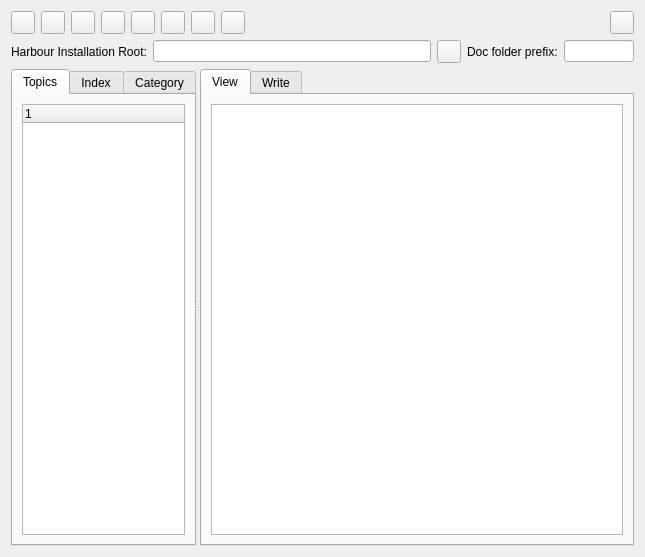
<?xml version="1.0" encoding="UTF-8"?>
<ui version="4.0">
 <class>FormDocViewer</class>
 <widget class="QWidget" name="FormDocViewer">
  <property name="geometry">
   <rect>
    <x>0</x>
    <y>0</y>
    <width>645</width>
    <height>557</height>
   </rect>
  </property>
  <property name="windowTitle">
   <string>Form</string>
  </property>
  <layout class="QGridLayout" name="gridLayout">
   <item row="0" column="0">
    <layout class="QHBoxLayout" name="horizontalLayout_3">
     <item>
      <widget class="QToolButton" name="buttonHome">
       <property name="text">
        <string/>
       </property>
       <property name="autoRaise">
        <bool>false</bool>
       </property>
      </widget>
     </item>
     <item>
      <widget class="QToolButton" name="buttonBackward">
       <property name="text">
        <string/>
       </property>
       <property name="autoRaise">
        <bool>false</bool>
       </property>
      </widget>
     </item>
     <item>
      <widget class="QToolButton" name="buttonForward">
       <property name="text">
        <string/>
       </property>
       <property name="autoRaise">
        <bool>false</bool>
       </property>
      </widget>
     </item>
     <item>
      <widget class="QToolButton" name="buttonUp">
       <property name="text">
        <string/>
       </property>
       <property name="autoRaise">
        <bool>false</bool>
       </property>
      </widget>
     </item>
     <item>
      <widget class="QToolButton" name="buttonRefresh">
       <property name="text">
        <string/>
       </property>
       <property name="autoRaise">
        <bool>false</bool>
       </property>
      </widget>
     </item>
     <item>
      <widget class="QToolButton" name="buttonPrint">
       <property name="text">
        <string/>
       </property>
       <property name="autoRaise">
        <bool>false</bool>
       </property>
      </widget>
     </item>
     <item>
      <widget class="QToolButton" name="buttonPdf">
       <property name="text">
        <string/>
       </property>
      </widget>
     </item>
     <item>
      <widget class="QToolButton" name="buttonPdfAll">
       <property name="text">
        <string/>
       </property>
      </widget>
     </item>
     <item>
      <spacer name="horizontalSpacer_2">
       <property name="orientation">
        <enum>Qt::Horizontal</enum>
       </property>
       <property name="sizeHint" stdset="0">
        <size>
         <width>40</width>
         <height>20</height>
        </size>
       </property>
      </spacer>
     </item>
     <item>
      <widget class="QToolButton" name="buttonExit">
       <property name="text">
        <string/>
       </property>
       <property name="autoRaise">
        <bool>false</bool>
       </property>
      </widget>
     </item>
    </layout>
   </item>
   <item row="1" column="0">
    <layout class="QHBoxLayout" name="horizontalLayout">
     <item>
      <widget class="QLabel" name="labelInstall">
       <property name="text">
        <string>Harbour Installation Root:</string>
       </property>
      </widget>
     </item>
     <item>
      <widget class="QLineEdit" name="editInstall"/>
     </item>
     <item>
      <widget class="QToolButton" name="buttonInstall">
       <property name="text">
        <string/>
       </property>
       <property name="autoRaise">
        <bool>false</bool>
       </property>
      </widget>
     </item>
     <item>
      <widget class="QLabel" name="labelDocPrefix">
       <property name="text">
        <string>Doc folder prefix:</string>
       </property>
      </widget>
     </item>
     <item>
      <widget class="QLineEdit" name="editDocPrefix">
       <property name="maximumSize">
        <size>
         <width>70</width>
         <height>16777215</height>
        </size>
       </property>
      </widget>
     </item>
    </layout>
   </item>
   <item row="2" column="0">
    <widget class="QSplitter" name="splitter">
     <property name="orientation">
      <enum>Qt::Horizontal</enum>
     </property>
     <widget class="QTabWidget" name="tabWidgetContents">
      <property name="maximumSize">
       <size>
        <width>185</width>
        <height>16777215</height>
       </size>
      </property>
      <property name="currentIndex">
       <number>0</number>
      </property>
      <property name="documentMode">
       <bool>false</bool>
      </property>
      <widget class="QWidget" name="tabContents">
       <attribute name="title">
        <string>Topics</string>
       </attribute>
       <layout class="QVBoxLayout" name="verticalLayout">
        <item>
         <widget class="QTreeWidget" name="treeDoc">
          <column>
           <property name="text">
            <string notr="true">1</string>
           </property>
          </column>
         </widget>
        </item>
       </layout>
      </widget>
      <widget class="QWidget" name="tabByName">
       <attribute name="title">
        <string>Index</string>
       </attribute>
       <layout class="QVBoxLayout" name="verticalLayout_2">
        <item>
         <widget class="QLineEdit" name="editIndex"/>
        </item>
        <item>
         <widget class="QListWidget" name="listIndex"/>
        </item>
       </layout>
      </widget>
      <widget class="QWidget" name="tabByCategory">
       <attribute name="title">
        <string>Category</string>
       </attribute>
       <layout class="QVBoxLayout" name="verticalLayout_3">
        <item>
         <widget class="QTreeWidget" name="treeCategory">
          <column>
           <property name="text">
            <string notr="true">1</string>
           </property>
          </column>
         </widget>
        </item>
       </layout>
      </widget>
     </widget>
     <widget class="QTabWidget" name="tabWidgetElements">
      <property name="currentIndex">
       <number>0</number>
      </property>
      <widget class="QWidget" name="tabView">
       <attribute name="title">
        <string>View</string>
       </attribute>
       <layout class="QGridLayout" name="gridLayout_8">
        <item row="0" column="0">
         <widget class="QTextBrowser" name="browserView"/>
        </item>
       </layout>
      </widget>
      <widget class="QWidget" name="tabTests">
       <attribute name="title">
        <string>Write</string>
       </attribute>
       <layout class="QGridLayout" name="gridLayout_12">
        <property name="leftMargin">
         <number>0</number>
        </property>
        <property name="topMargin">
         <number>0</number>
        </property>
        <property name="rightMargin">
         <number>0</number>
        </property>
        <item row="0" column="0">
         <widget class="QFrame" name="frameButtons">
          <property name="minimumSize">
           <size>
            <width>0</width>
            <height>30</height>
           </size>
          </property>
          <property name="maximumSize">
           <size>
            <width>16777215</width>
            <height>30</height>
           </size>
          </property>
          <property name="frameShape">
           <enum>QFrame::Panel</enum>
          </property>
          <property name="frameShadow">
           <enum>QFrame::Raised</enum>
          </property>
          <layout class="QHBoxLayout" name="horizontalLayout_2">
           <property name="topMargin">
            <number>2</number>
           </property>
           <property name="rightMargin">
            <number>5</number>
           </property>
           <property name="bottomMargin">
            <number>4</number>
           </property>
           <item>
            <widget class="QToolButton" name="buttonLoadFromCurFunc">
             <property name="toolTip">
              <string>Load from current function</string>
             </property>
             <property name="text">
              <string>...</string>
             </property>
             <property name="autoRaise">
              <bool>false</bool>
             </property>
            </widget>
           </item>
           <item>
            <widget class="QToolButton" name="buttonLoadFromDocFile">
             <property name="toolTip">
              <string>Load from .txt file</string>
             </property>
             <property name="text">
              <string>...</string>
             </property>
             <property name="autoRaise">
              <bool>false</bool>
             </property>
            </widget>
           </item>
           <item>
            <widget class="QToolButton" name="buttonLoadFromSource">
             <property name="toolTip">
              <string>Load from source ( .prg,.c,.c++ ) file</string>
             </property>
             <property name="text">
              <string>...</string>
             </property>
             <property name="autoRaise">
              <bool>false</bool>
             </property>
            </widget>
           </item>
           <item>
            <widget class="QToolButton" name="buttonArgs">
             <property name="toolTip">
              <string>Toggle Arguments Section</string>
             </property>
             <property name="text">
              <string>...</string>
             </property>
             <property name="autoRaise">
              <bool>false</bool>
             </property>
            </widget>
           </item>
           <item>
            <widget class="QToolButton" name="buttonDesc">
             <property name="toolTip">
              <string>Toggle Descriptions Section</string>
             </property>
             <property name="text">
              <string>...</string>
             </property>
             <property name="autoRaise">
              <bool>false</bool>
             </property>
            </widget>
           </item>
           <item>
            <widget class="QToolButton" name="buttonExamples">
             <property name="toolTip">
              <string>Toggle Examples Section</string>
             </property>
             <property name="text">
              <string>...</string>
             </property>
             <property name="autoRaise">
              <bool>false</bool>
             </property>
            </widget>
           </item>
           <item>
            <widget class="QToolButton" name="buttonTests">
             <property name="toolTip">
              <string>Toggle Tests Section</string>
             </property>
             <property name="text">
              <string>...</string>
             </property>
             <property name="autoRaise">
              <bool>false</bool>
             </property>
            </widget>
           </item>
           <item>
            <spacer name="horizontalSpacer">
             <property name="orientation">
              <enum>Qt::Horizontal</enum>
             </property>
             <property name="sizeHint" stdset="0">
              <size>
               <width>40</width>
               <height>20</height>
              </size>
             </property>
            </spacer>
           </item>
           <item>
            <widget class="QToolButton" name="buttonSave">
             <property name="toolTip">
              <string>Save written/updated documentation</string>
             </property>
             <property name="text">
              <string>...</string>
             </property>
             <property name="autoRaise">
              <bool>false</bool>
             </property>
            </widget>
           </item>
          </layout>
         </widget>
        </item>
        <item row="1" column="0">
         <widget class="QScrollArea" name="scrollArea">
          <property name="frameShape">
           <enum>QFrame::NoFrame</enum>
          </property>
          <property name="widgetResizable">
           <bool>true</bool>
          </property>
          <widget class="QWidget" name="scrollAreaWidgetContents">
           <property name="geometry">
            <rect>
             <x>0</x>
             <y>0</y>
             <width>414</width>
             <height>665</height>
            </rect>
           </property>
           <layout class="QVBoxLayout" name="verticalLayout_4">
            <property name="spacing">
             <number>3</number>
            </property>
            <property name="leftMargin">
             <number>0</number>
            </property>
            <property name="topMargin">
             <number>0</number>
            </property>
            <property name="rightMargin">
             <number>0</number>
            </property>
            <property name="bottomMargin">
             <number>9</number>
            </property>
            <item>
             <widget class="QSplitter" name="splitter_2">
              <property name="orientation">
               <enum>Qt::Vertical</enum>
              </property>
              <property name="handleWidth">
               <number>2</number>
              </property>
              <widget class="QFrame" name="frameGeneral">
               <property name="maximumSize">
                <size>
                 <width>16777215</width>
                 <height>268</height>
                </size>
               </property>
               <property name="frameShape">
                <enum>QFrame::NoFrame</enum>
               </property>
               <property name="frameShadow">
                <enum>QFrame::Plain</enum>
               </property>
               <layout class="QGridLayout" name="gridLayout_6">
                <property name="topMargin">
                 <number>4</number>
                </property>
                <property name="rightMargin">
                 <number>4</number>
                </property>
                <property name="bottomMargin">
                 <number>0</number>
                </property>
                <property name="verticalSpacing">
                 <number>2</number>
                </property>
                <item row="0" column="0">
                 <widget class="QLabel" name="labelTemplate">
                  <property name="text">
                   <string>Template:</string>
                  </property>
                 </widget>
                </item>
                <item row="0" column="1">
                 <widget class="QLabel" name="labelVersion">
                  <property name="text">
                   <string>Version:</string>
                  </property>
                 </widget>
                </item>
                <item row="0" column="2">
                 <widget class="QLabel" name="labelStatus">
                  <property name="text">
                   <string>Status:</string>
                  </property>
                 </widget>
                </item>
                <item row="0" column="3">
                 <widget class="QLabel" name="label_7">
                  <property name="text">
                   <string>Compliance:</string>
                  </property>
                 </widget>
                </item>
                <item row="1" column="0">
                 <widget class="QComboBox" name="comboTemplate"/>
                </item>
                <item row="1" column="1">
                 <widget class="QLineEdit" name="editVersion">
                  <property name="toolTip">
                   <string>Version of this document contents</string>
                  </property>
                 </widget>
                </item>
                <item row="1" column="2">
                 <widget class="QLineEdit" name="editStatus">
                  <property name="toolTip">
                   <string>Status should usually be described as one character</string>
                  </property>
                 </widget>
                </item>
                <item row="1" column="3">
                 <widget class="QLineEdit" name="editCompliance">
                  <property name="toolTip">
                   <string>Describe comatibility with other language</string>
                  </property>
                 </widget>
                </item>
                <item row="2" column="0" colspan="2">
                 <widget class="QLabel" name="labelCategory">
                  <property name="text">
                   <string>Category:</string>
                  </property>
                 </widget>
                </item>
                <item row="2" column="2" colspan="2">
                 <widget class="QLabel" name="labelSubCategory">
                  <property name="text">
                   <string>Sub-category:</string>
                  </property>
                 </widget>
                </item>
                <item row="3" column="0" colspan="2">
                 <widget class="QLineEdit" name="editCategory">
                  <property name="toolTip">
                   <string>Category should describe main area this function belongs to</string>
                  </property>
                 </widget>
                </item>
                <item row="3" column="2" colspan="2">
                 <widget class="QLineEdit" name="editSubCategory"/>
                </item>
                <item row="4" column="0" colspan="2">
                 <widget class="QLabel" name="labelName">
                  <property name="text">
                   <string>Name:</string>
                  </property>
                 </widget>
                </item>
                <item row="4" column="2" colspan="2">
                 <widget class="QLabel" name="labelExtLink">
                  <property name="text">
                   <string>External Link:</string>
                  </property>
                 </widget>
                </item>
                <item row="5" column="0" colspan="2">
                 <widget class="QLineEdit" name="editName">
                  <property name="toolTip">
                   <string>Name of the function, and if appropriate, with open/close parenthis.</string>
                  </property>
                 </widget>
                </item>
                <item row="5" column="2" colspan="2">
                 <widget class="QLineEdit" name="editExtLink">
                  <property name="toolTip">
                   <string>External link, i.e., http://www.trolltech.com/</string>
                  </property>
                 </widget>
                </item>
                <item row="6" column="0" colspan="4">
                 <widget class="QLabel" name="labelOneLiner">
                  <property name="text">
                   <string>One Liner:</string>
                  </property>
                 </widget>
                </item>
                <item row="7" column="0" colspan="4">
                 <widget class="QLineEdit" name="editOneLiner">
                  <property name="toolTip">
                   <string>A brief description this function accomlishes</string>
                  </property>
                 </widget>
                </item>
                <item row="8" column="0" colspan="4">
                 <widget class="QLabel" name="labelSyntax">
                  <property name="text">
                   <string>Syntax:</string>
                  </property>
                 </widget>
                </item>
                <item row="9" column="0" colspan="4">
                 <widget class="QLineEdit" name="editSyntax">
                  <property name="toolTip">
                   <string>Syntax, or prototype as to how this function will be called</string>
                  </property>
                 </widget>
                </item>
                <item row="10" column="0" colspan="4">
                 <widget class="QLabel" name="labelReturns">
                  <property name="text">
                   <string>Returns:</string>
                  </property>
                 </widget>
                </item>
                <item row="11" column="0" colspan="4">
                 <widget class="QLineEdit" name="editReturns">
                  <property name="toolTip">
                   <string>Variable name with hungarian notation with brief description as what this function returns</string>
                  </property>
                 </widget>
                </item>
                <item row="12" column="0" colspan="4">
                 <widget class="QLabel" name="labelSeeAlso">
                  <property name="text">
                   <string>See Also:</string>
                  </property>
                 </widget>
                </item>
                <item row="13" column="0" colspan="4">
                 <widget class="QLineEdit" name="editSeeAlso">
                  <property name="toolTip">
                   <string>A comma separated list of related functions/keywords </string>
                  </property>
                 </widget>
                </item>
               </layout>
              </widget>
              <widget class="QFrame" name="frameArgs">
               <property name="frameShape">
                <enum>QFrame::NoFrame</enum>
               </property>
               <property name="frameShadow">
                <enum>QFrame::Raised</enum>
               </property>
               <layout class="QGridLayout" name="gridLayout_7">
                <property name="topMargin">
                 <number>2</number>
                </property>
                <property name="rightMargin">
                 <number>4</number>
                </property>
                <property name="bottomMargin">
                 <number>0</number>
                </property>
                <property name="verticalSpacing">
                 <number>2</number>
                </property>
                <item row="0" column="0">
                 <widget class="QLabel" name="labelArgs">
                  <property name="text">
                   <string>Arguments:</string>
                  </property>
                 </widget>
                </item>
                <item row="0" column="1">
                 <widget class="QToolButton" name="buttonCloseArgs">
                  <property name="text">
                   <string>...</string>
                  </property>
                  <property name="autoRaise">
                   <bool>true</bool>
                  </property>
                 </widget>
                </item>
                <item row="1" column="0" colspan="2">
                 <widget class="QPlainTextEdit" name="plainArgs">
                  <property name="toolTip">
                   <string>One argument per line in the form - argName    description</string>
                  </property>
                 </widget>
                </item>
               </layout>
              </widget>
              <widget class="QFrame" name="frameDesc">
               <property name="frameShape">
                <enum>QFrame::NoFrame</enum>
               </property>
               <property name="frameShadow">
                <enum>QFrame::Raised</enum>
               </property>
               <layout class="QGridLayout" name="gridLayout_9">
                <property name="topMargin">
                 <number>2</number>
                </property>
                <property name="rightMargin">
                 <number>4</number>
                </property>
                <property name="bottomMargin">
                 <number>0</number>
                </property>
                <property name="verticalSpacing">
                 <number>2</number>
                </property>
                <item row="0" column="0">
                 <widget class="QLabel" name="labelDesc">
                  <property name="text">
                   <string>Description:</string>
                  </property>
                 </widget>
                </item>
                <item row="0" column="1">
                 <widget class="QToolButton" name="buttonCloseDesc">
                  <property name="text">
                   <string>...</string>
                  </property>
                  <property name="autoRaise">
                   <bool>true</bool>
                  </property>
                 </widget>
                </item>
                <item row="1" column="0" colspan="2">
                 <widget class="QPlainTextEdit" name="plainDesc">
                  <property name="toolTip">
                   <string>Detailed description as musch as possible to convey to the user what should be kept in mind when this function is called.</string>
                  </property>
                 </widget>
                </item>
               </layout>
              </widget>
              <widget class="QFrame" name="frameExamples">
               <property name="frameShape">
                <enum>QFrame::NoFrame</enum>
               </property>
               <property name="frameShadow">
                <enum>QFrame::Raised</enum>
               </property>
               <layout class="QGridLayout" name="gridLayout_10">
                <property name="topMargin">
                 <number>2</number>
                </property>
                <property name="rightMargin">
                 <number>4</number>
                </property>
                <property name="bottomMargin">
                 <number>0</number>
                </property>
                <property name="verticalSpacing">
                 <number>2</number>
                </property>
                <item row="0" column="0">
                 <widget class="QLabel" name="labelExamples">
                  <property name="text">
                   <string>Examples:</string>
                  </property>
                 </widget>
                </item>
                <item row="0" column="1">
                 <widget class="QToolButton" name="buttonCloseExamples">
                  <property name="text">
                   <string>...</string>
                  </property>
                  <property name="autoRaise">
                   <bool>true</bool>
                  </property>
                 </widget>
                </item>
                <item row="1" column="0" colspan="2">
                 <widget class="QPlainTextEdit" name="plainExamples">
                  <property name="toolTip">
                   <string>A real-time source code which could be compiled out of this box.</string>
                  </property>
                  <property name="lineWrapMode">
                   <enum>QPlainTextEdit::NoWrap</enum>
                  </property>
                 </widget>
                </item>
               </layout>
              </widget>
              <widget class="QFrame" name="frameTests">
               <property name="minimumSize">
                <size>
                 <width>0</width>
                 <height>0</height>
                </size>
               </property>
               <property name="frameShape">
                <enum>QFrame::NoFrame</enum>
               </property>
               <property name="frameShadow">
                <enum>QFrame::Raised</enum>
               </property>
               <layout class="QGridLayout" name="gridLayout_11">
                <property name="topMargin">
                 <number>2</number>
                </property>
                <property name="rightMargin">
                 <number>4</number>
                </property>
                <property name="bottomMargin">
                 <number>0</number>
                </property>
                <property name="verticalSpacing">
                 <number>2</number>
                </property>
                <item row="0" column="0">
                 <widget class="QLabel" name="labelTests">
                  <property name="text">
                   <string>Tests:</string>
                  </property>
                 </widget>
                </item>
                <item row="0" column="1">
                 <widget class="QToolButton" name="buttonCloseTests">
                  <property name="text">
                   <string>...</string>
                  </property>
                  <property name="autoRaise">
                   <bool>true</bool>
                  </property>
                 </widget>
                </item>
                <item row="1" column="0" colspan="2">
                 <widget class="QPlainTextEdit" name="plainTests">
                  <property name="toolTip">
                   <string>Compilable code out of the box which could be used to test this function</string>
                  </property>
                  <property name="lineWrapMode">
                   <enum>QPlainTextEdit::NoWrap</enum>
                  </property>
                 </widget>
                </item>
               </layout>
              </widget>
             </widget>
            </item>
           </layout>
          </widget>
         </widget>
        </item>
       </layout>
      </widget>
     </widget>
    </widget>
   </item>
  </layout>
 </widget>
 <resources/>
 <connections/>
</ui>
